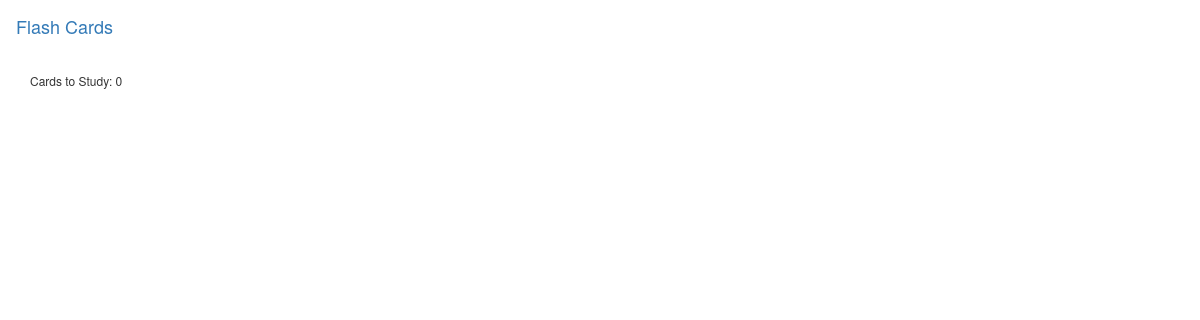
Before: /study with the older database file.
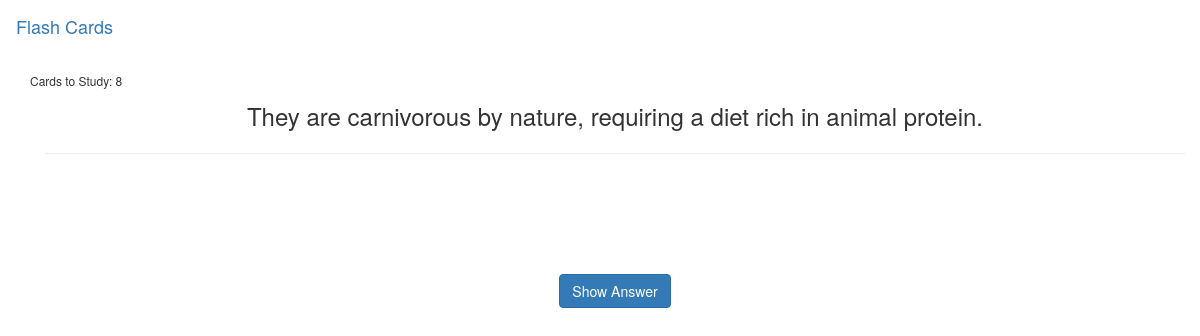
After: the same page with the newer database file.
### database_models.py (models this page shows, shortened)
class Study(db.Model):
    id = db.Column(db.Integer, primary_key=True)
    question = db.Column(db.Text)
    answer = db.Column(db.Text)
    passage_id = db.Column(db.Integer, db.ForeignKey('passage.id'), nullable=False)

### app.py (the view)
@app.route('/study')
def study():
    card_to_show = get_random_flashcard()
    session['show_answer'] = False  # Initialize session variable for answer display
    total_flashcards = Study.query.count()
    return render_template('study.html', flashcard=card_to_show, total_flashcards=total_flashcards)

### database_actions.py (called while the page is built)
def get_random_flashcard():
    count = Study.query.count()
    if count > 0:
        random_index = random.randint(0, count - 1)
        flashcard = Study.query.offset(random_index).first()
        return flashcard
    else:
        return None

### templates/study.html (shortened to what this page needs)
{% extends 'base.html' %}
{% block page_content %}
    <link rel="stylesheet" type="text/css" href="{{ url_for('static', filename='css/study.css') }}">
    <p class="text-left" style="font-size: 12px;">Cards to Study: {{ total_flashcards }}</p>
    <div class="container mt-4">
        {% if flashcard %}
            <p class="text-center" style="font-size: 24px;">{{ flashcard.question }}</p>
            <hr>
            <div class="text-center mt-4">
                <button type="button" class="btn btn-primary" id="show-answer-btn">Show Answer</button>
            </div>
        {% else %}
            {% if session.get('no_flashcards') %}
                <p class="text-center" id="cards-complete">No flashcards available for study.</p>
            {% else %}
                <p class="text-center" id="cards-complete"></p>
            {% endif %}
        {% endif %}
    </div>
{% endblock %}

### templates/base.html
{% extends 'bootstrap/base.html' %}
{% block navbar %}
    <nav class="navbar navbar-expand-lg navbar-light bg-light">
        <a class="navbar-brand" href="/">Flash Cards</a>
    </nav>
{% endblock %}
{% block content %}
    <div class="container mt-4">
        {% block page_content %}{% endblock %}
    </div>
{% endblock %}

### static/css/study.css (style rules this page uses)
button.btn.btn-primary { margin-top: 100px; }

Changed rows visible on the page:
added Study: question "They are carnivorous by nature, requiring a diet rich in animal protein."
Other visible differences:
{{ total_flashcards }}: "0" → "8"
text now shown: "Show Answer"
